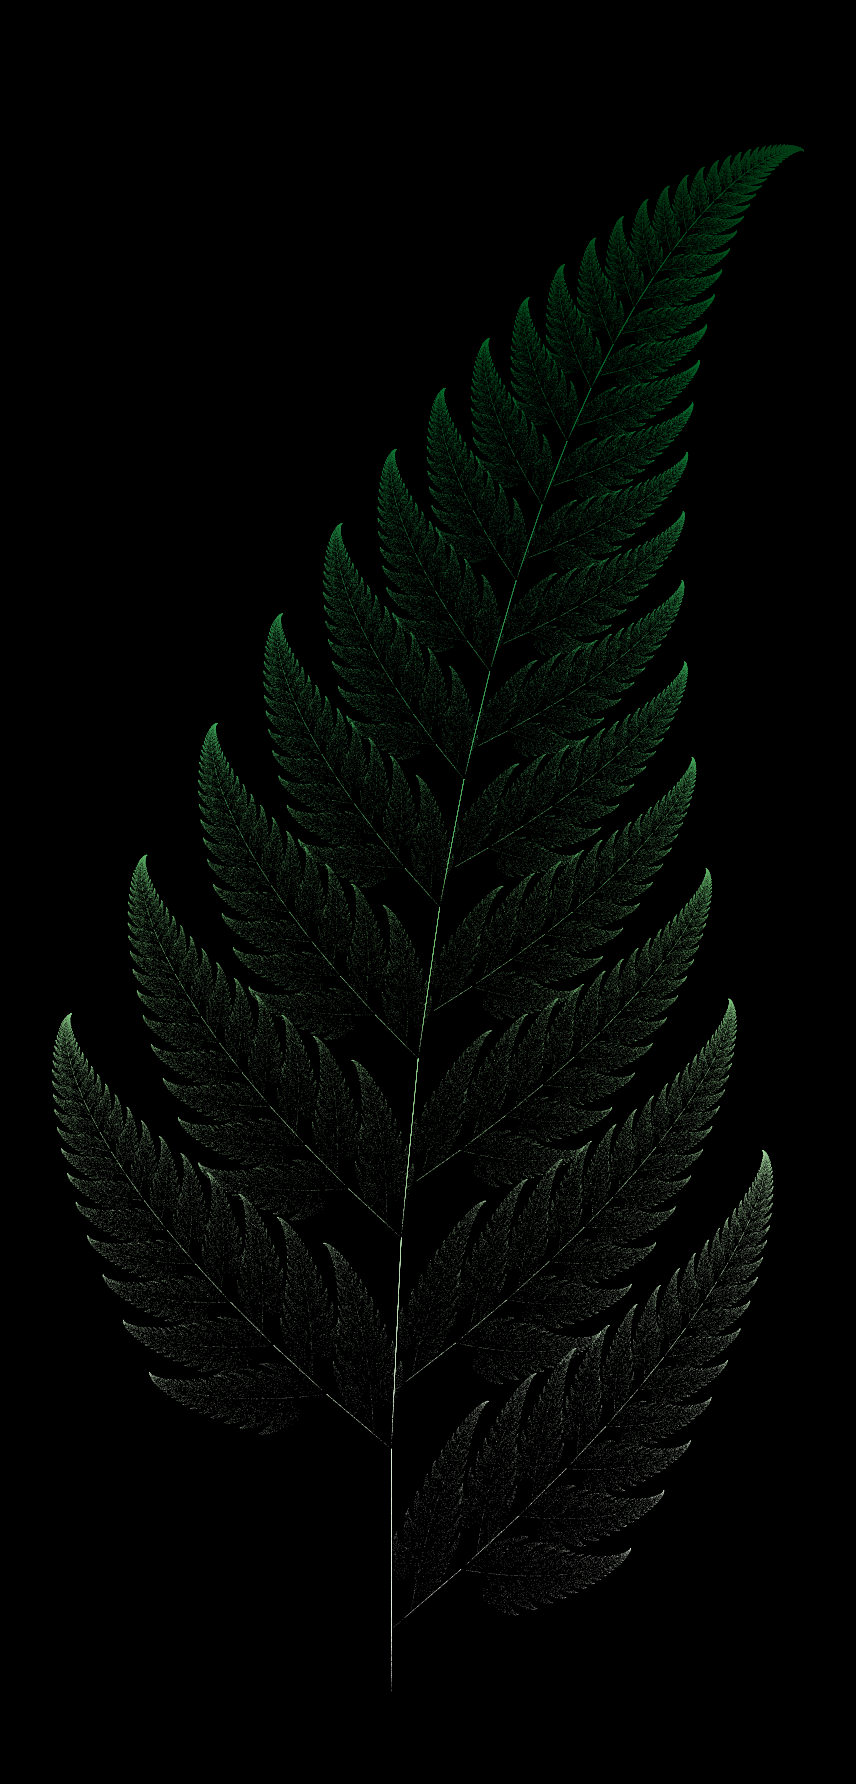

Reproduce this figure in Python.
"""Barnsley Fern fractal generator using IFS (Iterated Function System)."""
import numpy as np
import matplotlib.pyplot as plt


# IFS coefficients: (a, b, c, d, e, f, probability)
BARNSLEY_IFS = [
    (0.00,  0.00,  0.00,  0.16, 0.00, 0.00, 0.01),  # stem
    (0.85,  0.04, -0.04,  0.85, 0.00, 1.60, 0.85),  # small leaflet
    (0.20, -0.26,  0.23,  0.22, 0.00, 1.60, 0.07),  # large left leaflet
    (-0.15, 0.28,  0.26,  0.24, 0.00, 0.44, 0.07),  # large right leaflet
]


def barnsley_fern(n_points=500_000):
    x, y = 0.0, 0.0
    xs, ys = [], []
    probs = [t[6] for t in BARNSLEY_IFS]
    cumprobs = np.cumsum(probs)

    for _ in range(n_points):
        r = np.random.random()
        idx = np.searchsorted(cumprobs, r)
        a, b, c, d, e, f, _ = BARNSLEY_IFS[idx]
        x, y = a * x + b * y + e, c * x + d * y + f
        xs.append(x)
        ys.append(y)

    return np.array(xs), np.array(ys)


def main():
    print("Generating Barnsley Fern...")
    xs, ys = barnsley_fern()

    fig, ax = plt.subplots(figsize=(8, 12), dpi=100)
    ax.scatter(xs, ys, s=0.05, c=ys, cmap="Greens", linewidths=0, alpha=0.8)
    ax.set_aspect("equal")
    ax.set_title("Barnsley Fern", fontsize=18, pad=12)
    ax.axis("off")
    fig.patch.set_facecolor("black")
    ax.set_facecolor("black")
    plt.tight_layout()
    plt.savefig("barnsley_fern.png", dpi=150, bbox_inches="tight",
                facecolor=fig.get_facecolor())
    print("Saved: barnsley_fern.png")


if __name__ == "__main__":
    main()
